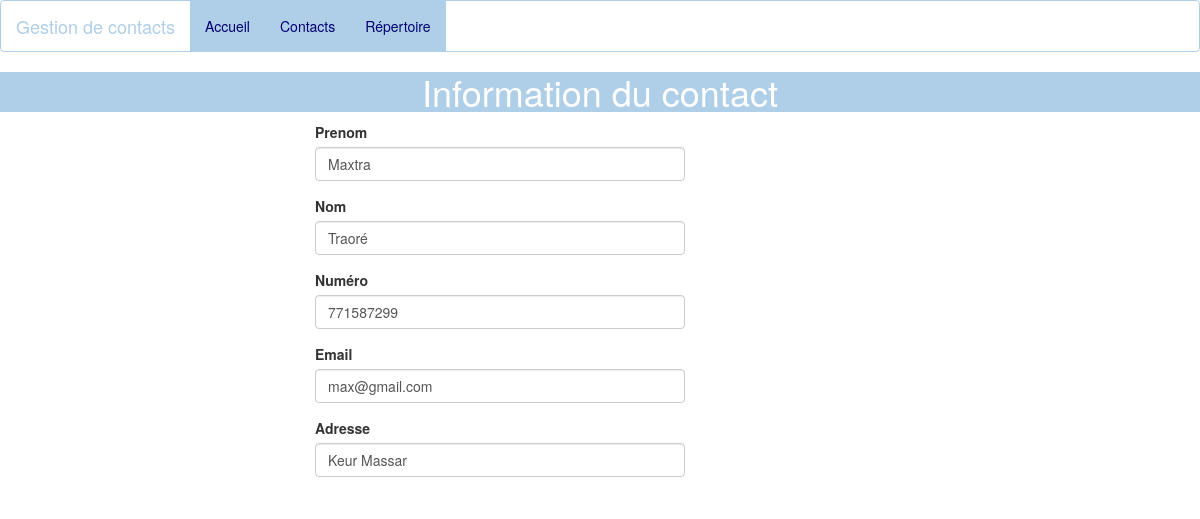
Screenshot of /annuaire/16/ with the database file from the repository.
### annuaire/models.py (models this page shows, shortened)
class Contact(models.Model):
    prenom = models.CharField(max_length=30)
    nom = models.CharField(max_length=30)
    numero = models.CharField(max_length=10,default="773012470")
    email = models.EmailField(max_length=20,default="abadaa9518@gmail.com")
    adresse = models.CharField(max_length=20)

### annuaire/views.py (the view)
def get_contacts_details(request, contact_id):
    contact = get_object_or_404(Contact,pk = contact_id)
    return render(request, 'annuaire/contacts_details.html', {'contact': contact})

### annuaire/templates/annuaire/contacts_details.html (shortened to what this page needs)
{% load static %}
<!DOCTYPE html>
<html lang="en">
<head>
    <link rel="stylesheet" type="text/css" href="{% static 'annuaire/bs/bootstrap.min.css' %}">
    <link rel="stylesheet" type="text/css" href="{% static 'annuaire/css/style.css' %}">
</head>
{% include 'annuaire/header.html' %}
<body>
<h1>Information du contact</h1>
<div class="container col-sm-offset-3 col-sm-4">
    {% if contact %}
    <div class="form-group">
        <label>Prenom</label>
        <input type="text" class="form-control" value="{{ contact.prenom }}">
    </div>
    <div class="form-group">
        <label>Nom</label>
        <input type="text" class="form-control" value="{{ contact.nom }}">
    </div>
        <div class="form-group">
        <label>Numéro</label>
        <input type="text" class="form-control" value="{{ contact.numero }}">
    </div>
        <div class="form-group">
        <label>Email</label>
        <input type="email" class="form-control" value="{{ contact.email }}">
    </div>
        <div class="form-group">
        <label>Adresse</label>
        <input type="text" class="form-control" value="{{ contact.adresse }}">
    </div>
    {% endif %}
</div>
</body>
</html>

### annuaire/static/annuaire/css/style.css (style rules this page uses)
h1 { color: white; background-color: #AfCEE8; text-align: center; }

### rows the page displays
Contact: prenom "Maxtra", nom "Traoré", numero "771587299", email "max@gmail.com", adresse "Keur Massar"
